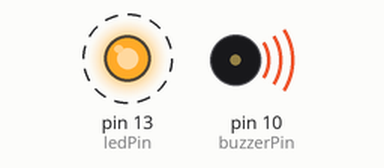
Simulated run of this sketch. Board: Arduino Uno, built with avr-gcc and run on an emulated ATmega328P. Parts: output pins drawn as LEDs (lit = HIGH), buzzer (waves = sounding). Dashed ring = blinking.

Above: at 0.15 s.
Timing chart, 0 to 3.0 s (numbered marks = the images above):
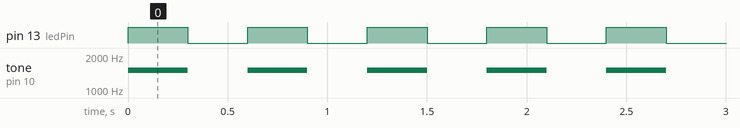

Measured:
- by itself, pin 13 (ledPin): alternates HIGH for 0.30 s and LOW for 0.30 s
- by itself, tone on pin 10 (buzzerPin): alternates 1500 Hz for 0.30 s and silent for 0.30 s

The sketch:

SirenEffect.ino
```cpp
// Define the pins
int ledPin = 13;
int buzzerPin = 10;

void setup() {
  pinMode(ledPin, OUTPUT);
  pinMode(buzzerPin, OUTPUT);
}

void loop() {
  // --- ON PHASE ---
  digitalWrite(ledPin, HIGH);   // LED turns on
  tone(buzzerPin, 1500);        // Buzzer makes a high-pitch sound
  delay(300);                   // Wait 0.3 seconds

  // --- OFF PHASE ---
  digitalWrite(ledPin, LOW);    // LED turns off
  noTone(buzzerPin);            // Buzzer goes silent
  delay(300);                   // Wait 0.3 seconds
}
```
